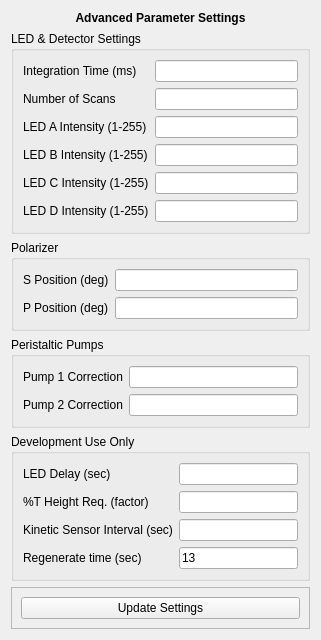
<?xml version="1.0" encoding="UTF-8"?>
<ui version="4.0">
 <class>P4SPR_Advanced</class>
 <widget class="QWidget" name="P4SPR_Advanced">
  <property name="geometry">
   <rect>
    <x>0</x>
    <y>0</y>
    <width>321</width>
    <height>640</height>
   </rect>
  </property>
  <property name="focusPolicy">
   <enum>Qt::StrongFocus</enum>
  </property>
  <property name="windowTitle">
   <string>Advanced Settings</string>
  </property>
  <property name="windowIcon">
   <iconset resource="ai.qrc">
    <normaloff>:/img/img/affinite2.ico</normaloff>:/img/img/affinite2.ico</iconset>
  </property>
  <layout class="QVBoxLayout" name="verticalLayout">
   <item>
    <widget class="QLabel" name="label">
     <property name="font">
      <font>
       <family>Segoe UI</family>
       <pointsize>9</pointsize>
       <bold>true</bold>
      </font>
     </property>
     <property name="text">
      <string>Advanced Parameter Settings</string>
     </property>
     <property name="alignment">
      <set>Qt::AlignHCenter|Qt::AlignTop</set>
     </property>
     <property name="margin">
      <number>10</number>
     </property>
    </widget>
   </item>
   <item>
    <widget class="QGroupBox" name="groupBox_4">
     <property name="title">
      <string>LED &amp;&amp; Detector Settings</string>
     </property>
     <layout class="QFormLayout" name="formLayout">
      <item row="0" column="0">
       <widget class="QLabel" name="label_8">
        <property name="text">
         <string>Integration Time (ms)</string>
        </property>
       </widget>
      </item>
      <item row="0" column="1">
       <widget class="QLineEdit" name="intg_time"/>
      </item>
      <item row="1" column="0">
       <widget class="QLabel" name="label_2">
        <property name="text">
         <string>Number of Scans</string>
        </property>
       </widget>
      </item>
      <item row="1" column="1">
       <widget class="QLineEdit" name="num_scans"/>
      </item>
      <item row="2" column="0">
       <widget class="QLabel" name="label_7">
        <property name="text">
         <string>LED A Intensity (1-255)</string>
        </property>
       </widget>
      </item>
      <item row="2" column="1">
       <widget class="QLineEdit" name="led_int_a"/>
      </item>
      <item row="3" column="0">
       <widget class="QLabel" name="label_9">
        <property name="text">
         <string>LED B Intensity (1-255)</string>
        </property>
       </widget>
      </item>
      <item row="3" column="1">
       <widget class="QLineEdit" name="led_int_b"/>
      </item>
      <item row="4" column="0">
       <widget class="QLabel" name="label_10">
        <property name="text">
         <string>LED C Intensity (1-255)</string>
        </property>
       </widget>
      </item>
      <item row="4" column="1">
       <widget class="QLineEdit" name="led_int_c"/>
      </item>
      <item row="5" column="0">
       <widget class="QLabel" name="label_11">
        <property name="text">
         <string>LED D Intensity (1-255)</string>
        </property>
       </widget>
      </item>
      <item row="5" column="1">
       <widget class="QLineEdit" name="led_int_d"/>
      </item>
     </layout>
    </widget>
   </item>
   <item>
    <widget class="QGroupBox" name="groupBox_3">
     <property name="title">
      <string>Polarizer</string>
     </property>
     <layout class="QFormLayout" name="formLayout_3">
      <item row="0" column="0">
       <widget class="QLabel" name="label_12">
        <property name="text">
         <string>S Position (deg)</string>
        </property>
        <property name="alignment">
         <set>Qt::AlignLeading|Qt::AlignLeft|Qt::AlignVCenter</set>
        </property>
       </widget>
      </item>
      <item row="0" column="1">
       <widget class="QLineEdit" name="s_pos"/>
      </item>
      <item row="1" column="0">
       <widget class="QLabel" name="label_13">
        <property name="text">
         <string>P Position (deg)</string>
        </property>
        <property name="alignment">
         <set>Qt::AlignLeading|Qt::AlignLeft|Qt::AlignVCenter</set>
        </property>
       </widget>
      </item>
      <item row="1" column="1">
       <widget class="QLineEdit" name="p_pos"/>
      </item>
     </layout>
    </widget>
   </item>
   <item>
    <widget class="QGroupBox" name="groupBox">
     <property name="title">
      <string>Peristaltic Pumps</string>
     </property>
     <layout class="QFormLayout" name="formLayout_4">
      <item row="0" column="1">
       <widget class="QLineEdit" name="pump_1_correction"/>
      </item>
      <item row="0" column="0">
       <widget class="QLabel" name="label_14">
        <property name="text">
         <string>Pump 1 Correction</string>
        </property>
       </widget>
      </item>
      <item row="1" column="0">
       <widget class="QLabel" name="label_15">
        <property name="text">
         <string>Pump 2 Correction</string>
        </property>
       </widget>
      </item>
      <item row="1" column="1">
       <widget class="QLineEdit" name="pump_2_correction"/>
      </item>
     </layout>
    </widget>
   </item>
   <item>
    <widget class="QGroupBox" name="groupBox_2">
     <property name="title">
      <string>Development Use Only</string>
     </property>
     <layout class="QFormLayout" name="formLayout_2">
      <item row="0" column="0">
       <widget class="QLabel" name="label_4">
        <property name="text">
         <string>LED Delay (sec)</string>
        </property>
       </widget>
      </item>
      <item row="0" column="1">
       <widget class="QLineEdit" name="led_del"/>
      </item>
      <item row="1" column="0">
       <widget class="QLabel" name="label_3">
        <property name="text">
         <string>%T Height Req. (factor)</string>
        </property>
       </widget>
      </item>
      <item row="1" column="1">
       <widget class="QLineEdit" name="ht_req"/>
      </item>
      <item row="2" column="0">
       <widget class="QLabel" name="label_6">
        <property name="text">
         <string>Kinetic Sensor Interval (sec)</string>
        </property>
       </widget>
      </item>
      <item row="2" column="1">
       <widget class="QLineEdit" name="sens_interval"/>
      </item>
      <item row="3" column="0">
       <widget class="QLabel" name="label_5">
        <property name="text">
         <string>Regenerate time (sec)</string>
        </property>
       </widget>
      </item>
      <item row="3" column="1">
       <widget class="QLineEdit" name="contact_time">
        <property name="text">
         <string>13</string>
        </property>
       </widget>
      </item>
     </layout>
    </widget>
   </item>
   <item>
    <widget class="QFrame" name="frame">
     <property name="frameShape">
      <enum>QFrame::StyledPanel</enum>
     </property>
     <property name="frameShadow">
      <enum>QFrame::Raised</enum>
     </property>
     <layout class="QHBoxLayout" name="horizontalLayout">
      <item>
       <widget class="QPushButton" name="set_btn">
        <property name="text">
         <string>Update Settings</string>
        </property>
       </widget>
      </item>
     </layout>
    </widget>
   </item>
  </layout>
 </widget>
 <resources>
  <include location="ai.qrc"/>
 </resources>
 <connections/>
</ui>
